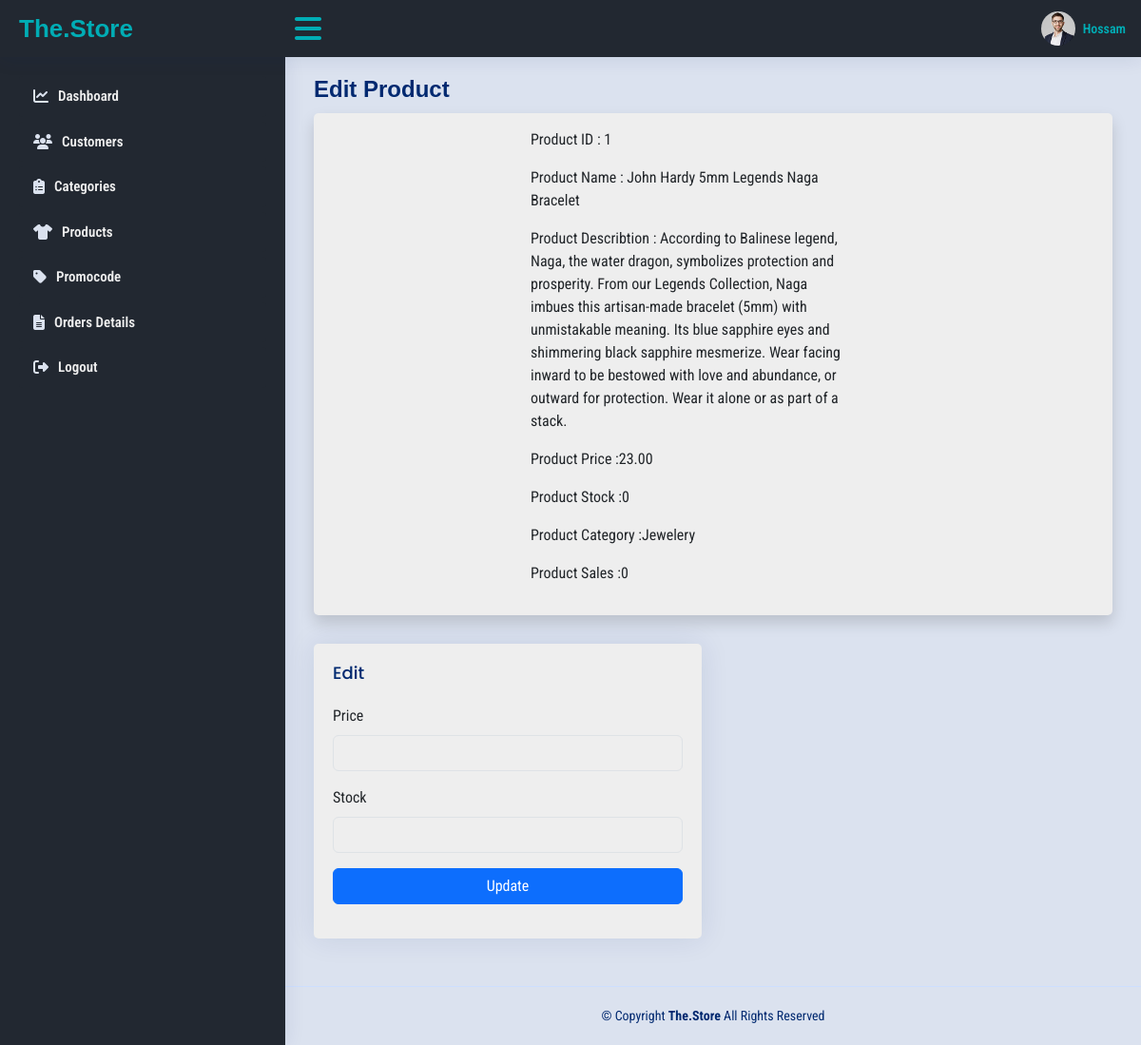
The page /Views/Admin/EditProduct.php?productID=1 (signed in) on the database its author committed.
### tables this page shows
CREATE TABLE `Users` (
  `userID` int NOT NULL,
  `username` varchar(255) DEFAULT NULL,
  `password` varchar(255) DEFAULT NULL,
  `email` varchar(255) DEFAULT NULL,
  `phone` varchar(20) DEFAULT NULL,
  `DateOfCreation` timestamp NULL DEFAULT CURRENT_TIMESTAMP,
  `role` enum('customer','admin') DEFAULT NULL
);

CREATE TABLE `Products` (
  `productID` int NOT NULL,
  `productName` varchar(255) DEFAULT NULL,
  `description` text,
  `price` decimal(10,2) DEFAULT NULL,
  `stockQuantity` int DEFAULT NULL,
  `numSales` int DEFAULT '0',
  `categoryID` int DEFAULT NULL,
  `imgURL` varchar(255) DEFAULT NULL
);

CREATE TABLE `Categories` (
  `categoryID` int NOT NULL,
  `categoryName` varchar(255) DEFAULT NULL,
  `imgURL` varchar(255) DEFAULT NULL
);

### Models/DBManager.php (called while the page is built, shortened)
<?php
class DBManager {
    private static $instance = null;
    public $conn;
    public static function getInstance() {
        if (!self::$instance) {
            self::$instance = new DBManager();
        }
        return self::$instance;
    }
    private function connect($servername, $username, $password, $dbname) {
        $this->conn = new mysqli($servername, $username, $password, $dbname);
    }
    public function select($stmt){
        $result=$this->conn->query($stmt);
        if($result->num_rows>0){
            while($row=$result->fetch_all(MYSQLI_ASSOC)){
                return $row;
            }
        }else{
            return false;
        }
    }
}
?>

### Models/AuthManager.php (called while the page is built, shortened)
<?php
require_once 'DBManager.php';
class AuthManager
{
  public function viewUserInfo($id)
  {
    $this->db = DBManager::getInstance();
    if ($this->db) {
      $stmt = "SELECT * FROM Users where userID = $id";
      $result = $this->db->select($stmt);
      if ($result) {
        return $result;
      } else {
        return false;
      }
    }
  }
}

### Views/Admin/EditProduct.php (the view, shortened to what this page needs)
<?php
    require_once './Shared/Links.php';
    require_once './Shared/Header.php';
    require_once './Shared/Sidebar.php';
    require_once __DIR__ . "../../../Models/DBManager.php";
?>
<?php
$db = DBManager::getInstance();
$product = $db->select(
    "
    SELECT p.*, c.categoryName
    FROM Products p
    JOIN Categories c ON p.categoryID = c.categoryID
    WHERE p.productID = " . $_GET["productID"]
);
?>
<main id="main" class="main">
    <div class="pagetitle">
        <h1>Edit Product</h1>
    </div>
    <section class="section dashboard">
        <div class="row">
            <div class="col-lg-12">
                <div class="row">
                    <div class="col-lg-12 col-12">
                        <div class="card shadow p-2">
                            <div class="row">
                                <div class="col-lg-3 col-12">
                                </div>
                                <div class="col-lg-5 col-12 m-2">
                                    <p>Product ID : <?php echo $product[0]["productID"]; ?><span></span></p>
                                    <p>Product Name : <?php echo $product[0]["productName"]; ?> <span></span></p>
                                    <p>Product Describtion : <?php echo $product[0]["description"]; ?> <span></span></p>
                                    <p>Product Price :<?php echo $product[0]["price"]; ?> <span></span></p>
                                    <p>Product Stock :<?php echo $product[0]["stockQuantity"]; ?> <span></span></p>
                                    <p>Product Category :<?php echo $product[0]["categoryName"]; ?> <span></span></p>
                                    <p>Product Sales :<?php echo $product[0]["numSales"]; ?> <span></span></p>
                                </div>
                            </div>
                        </div>
                    </div>
                    <div class="col-lg-6">
                        <div class="card">
                            <div class="card-body">
                                <h5 class="card-title">Edit</h5>
                                <form class="row g-3" method="post">
                                    <div class="col-12">
                                        <label for="price_" class="form-label">Price </label>
                                        <input type="number" class="form-control" id="price_" name="price_">
                                    </div>
                                    <div class="col-12">
                                        <label for="stock_" class="form-label">Stock</label>
                                        <input type="number" class="form-control" id="stock_" name="stock_">
                                    </div>
                                    <div class="text-center">
                                        <button type="submit" class="col-12 btn btn-primary">Update</button>
                                    </div>
                                </form>
                            </div>
                        </div>
                    </div>
                </div>
            </div>
        </div>
    </section>
</main>
<?php
require_once './Shared/Footer.php';
?>

### Views/Admin/Shared/Header.php (shortened to what this page needs)
<?php
require_once "./../../Models/AuthManager.php";
$AuthMNG = new AuthManager();
$User = $AuthMNG->viewUserInfo($_SESSION["userId"])[0];
?>
<header id="header" class="header fixed-top d-flex align-items-center">
  <div class="d-flex align-items-center justify-content-between">
    <span class="logo d-flex align-items-center">
      <span class="d-none d-lg-block">The.Store</span>
    </span>
    <i class="fa-solid fa-bars toggle-sidebar-btn"></i>
  </div>
  <nav class="header-nav ms-auto">
    <ul class="d-flex align-items-center">
      <li class="nav-item dropdown pe-3">
        <span class="nav-link nav-profile d-flex align-items-center pe-0" href="#" data-bs-toggle="dropdown">
          <img src="./../../assets/img/img_ad/profile-img.jpg" alt="Profile" class="rounded-circle">
          <span style="color: #00adb5;" class="d-none d-md-block  ps-2"><?php echo $User['username']; ?></span>
        </span>
      </li>
    </ul>
  </nav>
</header>

### assets/css/admin.css (style rules this page uses)
* { font-family: 'Roboto Condensed', sans-serif; }
h1, h2, h3, h4, h5, h6 { font-family: "Nunito", sans-serif; }
#main { margin-top: 60px; padding: 20px 30px; transition: all 0.3s; }
.pagetitle { margin-bottom: 10px; }
.pagetitle h1 { font-size: 24px; margin-bottom: 0; font-weight: 600; color: #012970; }
.card { margin-bottom: 30px; border: none; border-radius: 5px; box-shadow: 0px 0 30px rgba(1, 41, 112, 0.1); background-color: var(--fourth-color); }
.card-title { padding: 20px 0 15px 0; font-size: 18px; font-weight: 500; color: #012970; font-family: "Poppins", sans-serif; }
.card-body { padding: 0 20px 20px 20px; }
.logo { line-height: 1; }
@media (min-width: 1200px) { .logo { width: 280px; } }
.logo span { font-size: 26px; font-weight: 700; color: var(--third-color); font-family: "Nunito", sans-serif; }
.header { transition: all 0.5s; z-index: 997; height: 60px; box-shadow: 0px 2px 20px rgba(1, 41, 112, 0.1); background-color: var(--one-color-); padding-left: 20px; }
.header .toggle-sidebar-btn { font-size: 32px; padding-left: 10px; cursor: pointer; color: var(--third-color); }
.header-nav ul { list-style: none; }
.header-nav>ul { margin: 0; padding: 0; }
.header-nav .nav-profile { color: var(--third-color) !important; }
.header-nav .nav-profile img { max-height: 36px; }
.header-nav .nav-profile span { font-size: 14px; font-weight: 600; }
@media (min-width: 1200px) { #main, #footer { margin-left: 300px; } }

### rows shown on the page
users: username "Hossam"
products: productID "1", productName "John Hardy 5mm Legends Naga Bracelet", description "According to Balinese legend, Naga, the water dragon, symbolizes protection and prosperity. From our Legends Collection, Naga imbues this artisan-made bracelet (5mm) with unmistakable meaning. Its blue sapphire eyes and shimmering black sapphire mesmerize. Wear facing inward to be bestowed with love and abundance, or outward for protection. Wear it alone or as part of a stack.", price "23.00", stockQuantity "0", categoryID.categoryName "Jewelery", numSales "0"
